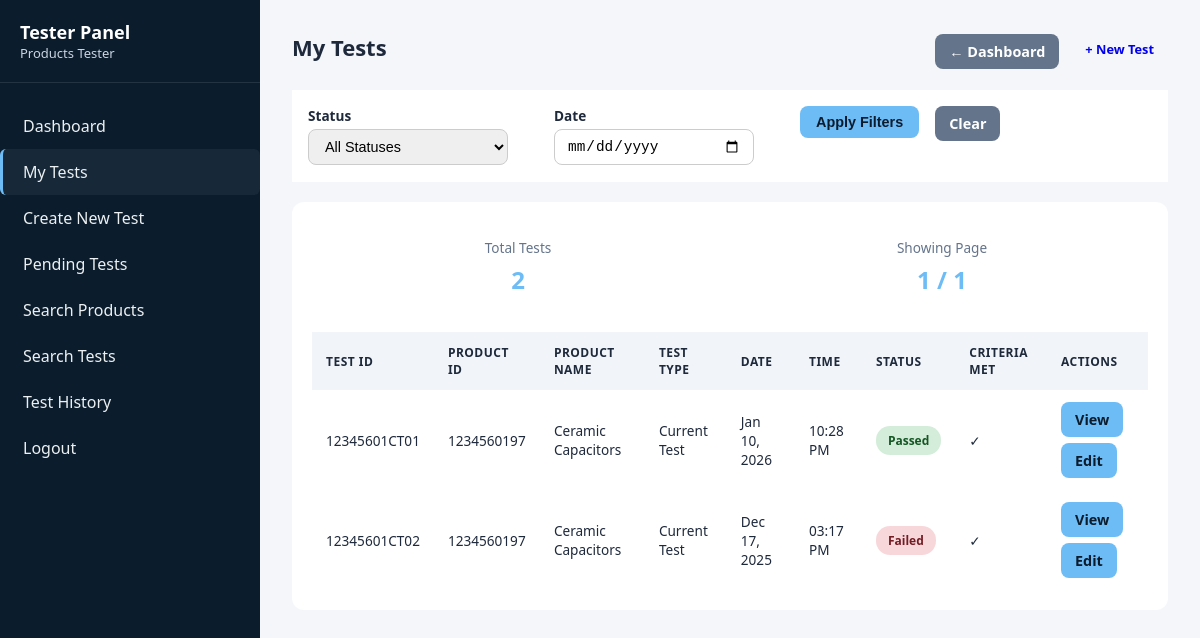
The app's page /backend/tester/my_tests.php (signed in) with its own data.
### tables this page shows
CREATE TABLE `tests` (
  `test_id` varchar(12) NOT NULL,
  `product_id` varchar(10) NOT NULL,
  `test_type_id` int(11) NOT NULL,
  `product_code` varchar(6) NOT NULL,
  `revision_number` varchar(2) NOT NULL,
  `testing_code` varchar(2) NOT NULL,
  `roll_number` varchar(2) NOT NULL,
  `test_date` date NOT NULL,
  `test_time` time NOT NULL,
  `tester_id` int(11) NOT NULL,
  `test_status` enum('Pending','In Progress','Passed','Failed') DEFAULT 'Pending',
  `observed_results` text DEFAULT NULL,
  `test_criteria_met` tinyint(1) DEFAULT NULL,
  `test_remarks` text DEFAULT NULL,
  `failure_reason` text DEFAULT NULL,
  `retest_required` tinyint(1) DEFAULT 0,
  `retest_count` int(11) DEFAULT 0,
  `approved_by` int(11) DEFAULT NULL,
  `approval_date` timestamp NULL DEFAULT NULL,
  `created_at` timestamp NOT NULL DEFAULT current_timestamp(),
  `updated_at` timestamp NOT NULL DEFAULT current_timestamp() ON UPDATE current_timestamp()
);

CREATE TABLE `products` (
  `product_id` varchar(10) NOT NULL,
  `product_type_id` int(11) NOT NULL,
  `product_name` varchar(150) NOT NULL,
  `product_code` varchar(6) NOT NULL,
  `revision_number` varchar(2) NOT NULL,
  `manufacturing_number` varchar(2) NOT NULL,
  `batch_number` varchar(50) DEFAULT NULL,
  `manufacturing_date` date NOT NULL,
  `quantity` int(11) DEFAULT 1,
  `specifications` text DEFAULT NULL,
  `current_status` enum('In Testing','Passed','Failed','Re-Manufacturing','Sent to CPRI') DEFAULT 'In Testing',
  `cpri_submission_date` date DEFAULT NULL,
  `remarks` text DEFAULT NULL,
  `created_by` int(11) NOT NULL,
  `created_at` timestamp NOT NULL DEFAULT current_timestamp(),
  `updated_at` timestamp NOT NULL DEFAULT current_timestamp() ON UPDATE current_timestamp()
);

CREATE TABLE `test_types` (
  `test_type_id` int(11) NOT NULL,
  `test_type_code` varchar(6) NOT NULL,
  `test_type_name` varchar(100) NOT NULL,
  `test_description` text DEFAULT NULL,
  `test_criteria` text DEFAULT NULL,
  `test_parameters` text DEFAULT NULL,
  `department` varchar(50) DEFAULT NULL,
  `is_active` tinyint(1) DEFAULT 1,
  `created_at` timestamp NOT NULL DEFAULT current_timestamp()
);

### backend/tester/my_tests.php (the view, shortened to what this page needs)
<?php
require_once '../config/database.php';
$user_id = $_SESSION['user_id'];
$page = isset($_GET['page']) ? (int)$_GET['page'] : 1;
$records_per_page = 20;
$offset = ($page - 1) * $records_per_page;
$date_filter = isset($_GET['date']) ? $_GET['date'] : '';
$where_conditions = ["tester_id = $user_id"];
$where_clause = implode(" AND ", $where_conditions);
$count_query = "SELECT COUNT(*) as total FROM tests WHERE $where_clause";
$total_records = $conn->query($count_query)->fetch_assoc()['total'];
$total_pages = ceil($total_records / $records_per_page);
$query = "SELECT t.*, p.product_name, tt.test_type_name
          FROM tests t
          JOIN products p ON t.product_id = p.product_id
          JOIN test_types tt ON t.test_type_id = tt.test_type_id
          WHERE $where_clause
          ORDER BY t.test_date DESC, t.test_time DESC
          LIMIT $records_per_page OFFSET $offset";
$result = $conn->query($query);
?>
<!DOCTYPE html>
<html lang="en">
<head>
<link rel="stylesheet" href="../supervisor/public/style.css">
</head>
<body>
    <div class="dashboard-container">
        <aside class="sidebar">
            <div class="sidebar-header">
                <h2>Tester Panel</h2>
                <p><?php echo htmlspecialchars($_SESSION['full_name']); ?></p>
            </div>
            <ul class="sidebar-menu">
                <li><a href="index.php">Dashboard</a></li>
                <li><a href="my_tests.php" class="active">My Tests</a></li>
                <li><a href="new_test.php">Create New Test</a></li>
                <li><a href="pending_tests.php">Pending Tests</a></li>
                <li><a href="search_products.php">Search Products</a></li>
                <li><a href="search_tests.php">Search Tests</a></li>
                <li><a href="test_history.php">Test History</a></li>
                <li class="logout"><a href="../logout.php">Logout</a></li>
            </ul>
        </aside>
        <main class="main-content">
        <div class="page-header">
            <h1>My Tests</h1>
            <div class="header-actions">
                <a href="index.php" class="btn btn-back">← Dashboard</a>
                <a href="new_test.php" class="btn btn-primary">+ New Test</a>
            </div>
        </div>
        <div class="filters-section">
            <form method="GET" action="" class="filters-form">
                <div class="filter-group">
                    <label>Status</label>
                    <select name="status">
                        <option value="">All Statuses</option>
                    </select>
                </div>
                <div class="filter-group">
                    <label>Date</label>
                    <input type="date" name="date" value="<?php echo $date_filter; ?>">
                </div>
                <button type="submit" class="btn btn-primary">Apply Filters</button>
                <a href="my_tests.php" class="btn btn-back">Clear</a>
            </form>
        </div>
        <div class="content-section">
            <div class="stats-row">
                <div class="stat-item">
                    <div class="stat-label">Total Tests</div>
                    <div class="stat-value"><?php echo $total_records; ?></div>
                </div>
                <div class="stat-item">
                    <div class="stat-label">Showing Page</div>
                    <div class="stat-value"><?php echo $page; ?> / <?php echo max(1, $total_pages); ?></div>
                </div>
            </div>
            <div class="table-responsive">
                <?php if ($result->num_rows > 0): ?>
                <table>
                    <thead>
                        <tr>
                            <th>Test ID</th>
                            <th>Product ID</th>
                            <th>Product Name</th>
                            <th>Test Type</th>
                            <th>Date</th>
                            <th>Time</th>
                            <th>Status</th>
                            <th>Criteria Met</th>
                            <th>Actions</th>
                        </tr>
                    </thead>
                    <tbody>
                        <?php while ($row = $result->fetch_assoc()): ?>
                        <tr>
                            <td><?php echo htmlspecialchars($row['test_id']); ?></td>
                            <td><?php echo htmlspecialchars($row['product_id']); ?></td>
                            <td><?php echo htmlspecialchars($row['product_name']); ?></td>
                            <td><?php echo htmlspecialchars($row['test_type_name']); ?></td>
                            <td><?php echo date('M d, Y', strtotime($row['test_date'])); ?></td>
                            <td><?php echo date('h:i A', strtotime($row['test_time'])); ?></td>
                            <td>
                                <?php
                                $badge_class = 'badge-pending';
                                if ($row['test_status'] == 'Passed') $badge_class = 'badge-success';
                                elseif ($row['test_status'] == 'Failed') $badge_class = 'badge-danger';
                                elseif ($row['test_status'] == 'In Progress') $badge_class = 'badge-progress';
                                ?>
                                <span class="badge <?php echo $badge_class; ?>"><?php echo $row['test_status']; ?></span>
                            </td>
                            <td><?php echo $row['test_criteria_met'] ? '✓' : '✗'; ?></td>
                            <td>
                                <div class="action-btns">
                                    <a href="view_test.php?id=<?php echo $row['test_id']; ?>" class="btn btn-sm btn-view">View</a>
                                    <a href="update_test.php?id=<?php echo $row['test_id']; ?>" class="btn btn-sm btn-edit">Edit</a>
                                </div>
                            </td>
                        </tr>
                        <?php endwhile; ?>
                    </tbody>
                </table>
                <?php endif; ?>
            </div>
        </div>
        </main>
    </div>
</body>
</html>

### backend/supervisor/public/style.css (style rules this page uses)
:root { --navy:#0b1c2d; --text:#1e293b; --accent:#6dbcf6; --glass:#ffffff; --success:#d4edda; --success-text:#155724; --error:#f8d7da; --error-text:#721c24; --info:#d1ecf1; --info-text:#0c5460; --warning:#fff3cd; --warning-text:#856404; --purple:#f0e6ff; --purple-text:#4b2c6f; }
* { margin:0; padding:0; box-sizing:border-box; }
body { font-family:"Segoe UI",sans-serif; background:#f4f6f9; color:var(--text); overflow-x:hidden; }
.dashboard-container { display:flex; width:100%; min-height:100vh; }
.sidebar { width:260px; background:var(--navy); color:#fff; padding:20px 0; height:100vh; position:sticky; top:0; flex-shrink:0; }
.sidebar-header { padding:0 20px 20px; border-bottom:1px solid rgba(255,255,255,0.1); }
.sidebar-header h2 { font-size:18px; }
.sidebar-header p { font-size:13px;color:#cbd5e1; }
.sidebar-menu { list-style:none;padding:20px 0; }
.sidebar-menu a { display:block; padding:12px 20px; text-decoration:none; color:#fff; transition:.3s; }
.sidebar-menu a { display:block; padding:12px 20px; color:#ecf0f1; border-left:3px solid transparent; border-radius:6px; transition:0.3s; }
.sidebar-menu a:hover, .sidebar-menu a.active { background: rgba(255,255,255,0.05); border-left:3px solid var(--accent); }
.main-content { flex:1; padding:24px; width:100%; min-width:0; }
.content-section { background:#fff; padding:20px; border-radius:12px; width:100%; }
.content-section > div { display:flex; gap:12px; width:100%; flex-wrap:wrap; }
.content-section .btn { background:var(--accent); color:var(--navy); padding:8px 14px; border-radius:8px; text-decoration:none; font-size:.9rem; }
.table-responsive { width:100%; overflow-x:auto; margin-top:16px; }
table { width:100%; min-width:720px; border-collapse:collapse; }
th,td { padding:12px; text-align:left; font-size:.9rem; }
th { background:#f1f5f9; text-transform:uppercase; font-size:.8rem; }
@media (min-width:1200px) { .main-content { padding:32px; } }
.badge { display: inline-block; padding: 6px 12px; border-radius: 14px; font-size: 0.8rem; font-weight: 600; text-align: center; }
table th, table td { vertical-align: middle; }
.table-responsive table tr td span.badge { white-space: nowrap; }
.sidebar { width:260px; background:var(--navy); color:#fff; height:100vh; top:0; flex-shrink:0; display:flex; flex-direction:column; }
.sidebar-header { padding:0 20px 20px; border-bottom:1px solid rgba(255,255,255,0.1); flex-shrink:0; }
.sidebar-menu { list-style:none; padding:20px 0; flex:1; overflow-y:auto; overflow-x:hidden; scrollbar-width: thin; scrollbar-color: var(--accent) rgba(255,255,255,0.1); }
.sidebar-menu a { display:block; padding:12px 20px; text-decoration:none; color:#ecf0f1; border-left:3px solid transparent; border-radius:6px; transition:0.3s; }
.content-section table { width:100%; border-collapse:collapse; min-width:720px; }
.content-section th, .content-section td { padding:12px 14px; font-size:0.85rem; text-align:left; vertical-align:middle; }
.content-section th { background:#f1f5f9; font-size:0.75rem; text-transform:uppercase; letter-spacing:0.04em; }
.content-section { overflow-x:auto; }
.badge { display:inline-block; padding:6px 12px; font-size:0.75rem; font-weight:600; border-radius:14px; white-space:nowrap; }
.badge-success { background:var(--success); color:var(--success-text); }
.badge-danger { background:var(--error); color:var(--error-text); }
.btn { display:inline-block; text-decoration:none; border-radius:8px; font-size:0.8rem; padding:6px 14px; font-weight:600; }
.btn-sm { padding:6px 12px; font-size:0.75rem; }
.btn-view { background:var(--navy); color:#fff; transition:0.3s; }
.filter-group { display: flex; flex-direction: column; flex-grow: 0; flex-shrink: 0; flex-basis: auto; max-width: 230px; min-width: 0; margin: 0; height: 60px; }
.filter-group label { font-size: 0.75rem; font-weight: 600; margin-bottom: 2px; }
.filter-group input, .filter-group select { max-width: 200px; padding: 6px 10px; font-size: 0.85rem; border-radius: 6px; border: 1px solid #d1d5db; box-sizing: border-box; }

### records on screen
tests: test_id "12345601CT01", product "1234560197", product.product_name "Ceramic Capacitors", test_type.test_type_name "Current Test", test_date "Jan 10, 2026", test_time "10:28 PM", test_status "Passed"
tests: test_id "12345601CT02", product "1234560197", product.product_name "Ceramic Capacitors", test_type.test_type_name "Current Test", test_date "Dec 17, 2025", test_time "03:17 PM", test_status "Failed"

### other values on screen
$_SESSION['full_name'] "Products Tester"
$total_records "2"
$page "1"
max(1, $total_pages) "1"
